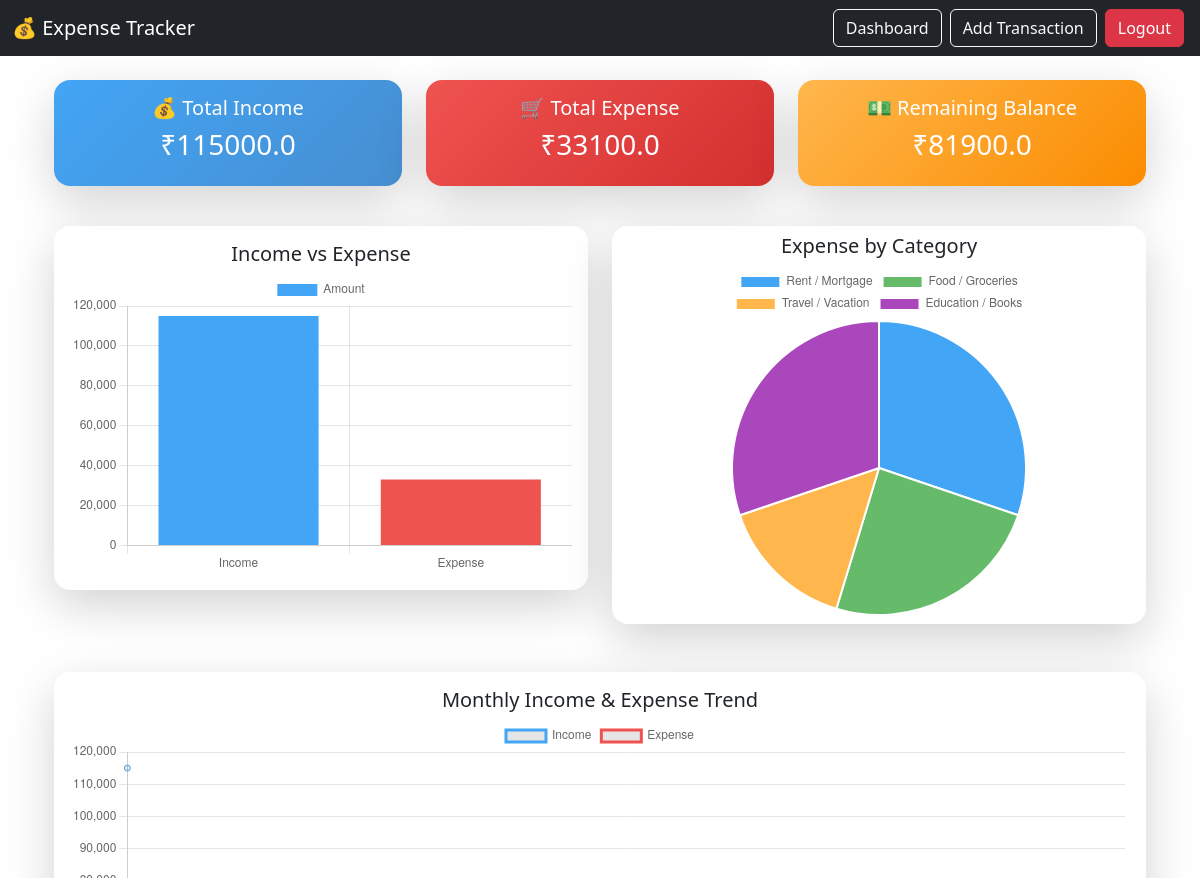
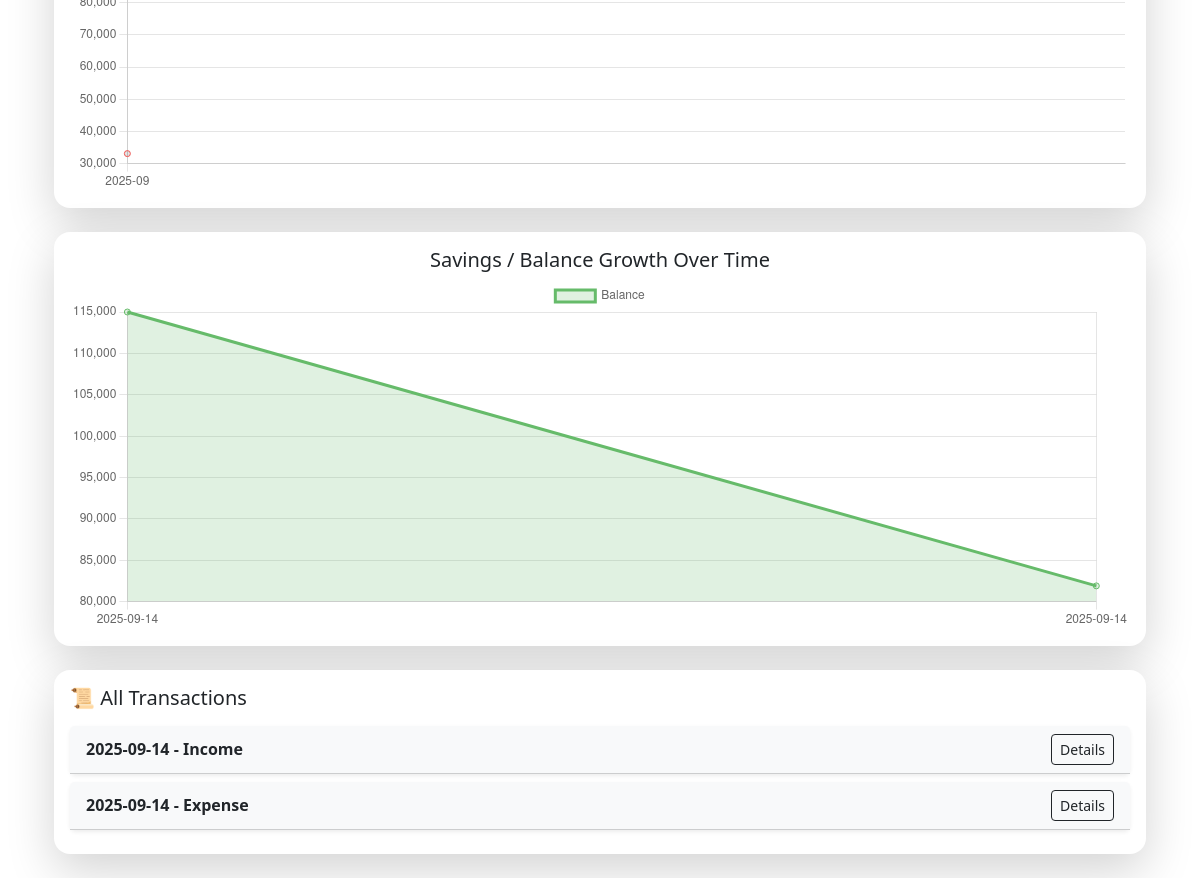
The page /dashboard (signed in) on the database its author committed (2 pictures, top to bottom).
### app.py (models this page shows)
class Transaction(db.Model):
    id = db.Column(db.Integer, primary_key=True)
    user_id = db.Column(db.Integer, db.ForeignKey('user.id'), nullable=False)
    type = db.Column(db.String(20), nullable=False)
    date = db.Column(db.DateTime, default=datetime.utcnow)
    details = db.Column(db.JSON, nullable=False)

### app.py (the view)
@app.route("/dashboard")
def dashboard():
    if "user_id" not in session:
        return redirect(url_for("login"))
    transactions = Transaction.query.filter_by(user_id=session["user_id"]).order_by(Transaction.date).all()
    total_income, total_expense = 0, 0
    category_income = defaultdict(float)
    category_expense = defaultdict(float)
    monthly_income = defaultdict(float)
    monthly_expense = defaultdict(float)
    dates_sorted = []
    balance_values = []
    cumulative_balance = 0
    for t in transactions:
        amount_sum = sum(t.details.values())
        month = t.date.strftime("%Y-%m")
        if t.type == "Income":
            total_income += amount_sum
            for cat, amt in t.details.items():
                category_income[cat] += amt
            monthly_income[month] += amount_sum
            cumulative_balance += amount_sum
        elif t.type == "Expense":
            total_expense += amount_sum
            for cat, amt in t.details.items():
                category_expense[cat] += amt
            monthly_expense[month] += amount_sum
            cumulative_balance -= amount_sum
        dates_sorted.append(t.date.strftime("%Y-%m-%d"))
        balance_values.append(cumulative_balance)
    months = sorted(set(list(monthly_income.keys()) + list(monthly_expense.keys())))
    monthly_income_list = [monthly_income.get(m, 0) for m in months]
    monthly_expense_list = [monthly_expense.get(m, 0) for m in months]
    remaining_balance = total_income - total_expense
    return render_template(
        "dashboard.html",
        total_income=total_income,
        total_expense=total_expense,
        remaining_balance=remaining_balance,
        transactions=transactions,
        category_income=dict(category_income),
        category_expense=dict(category_expense),
        months=months,
        monthly_income=monthly_income_list,
        monthly_expense=monthly_expense_list,
        dates_sorted=dates_sorted,
        balance_values=balance_values
    )

### templates/dashboard.html (shortened to what this page needs)
{% extends "base.html" %}
{% block content %}
<div class="container mt-4">
  <div class="row text-center mb-4">
    <div class="col-md-4 mb-3">
      <div class="card shadow-lg border-0 rounded-4 text-white summary-card"
           style="background: linear-gradient(135deg, #42a5f5, #478ed1);">
        <div class="card-body">
          <h5>💰 Total Income</h5>
          <h3>₹{{ total_income }}</h3>
        </div>
      </div>
    </div>
    <div class="col-md-4 mb-3">
      <div class="card shadow-lg border-0 rounded-4 text-white summary-card"
           style="background: linear-gradient(135deg, #ef5350, #d32f2f);">
        <div class="card-body">
          <h5>🛒 Total Expense</h5>
          <h3>₹{{ total_expense }}</h3>
        </div>
      </div>
    </div>
    <div class="col-md-4 mb-3">
      <div class="card shadow-lg border-0 rounded-4 text-white summary-card"
           style="background: linear-gradient(135deg, #ffb74d, #fb8c00);">
        <div class="card-body">
          <h5>💵 Remaining Balance</h5>
          <h3>₹{{ remaining_balance }}</h3>
        </div>
      </div>
    </div>
  </div>
  <div class="row mb-4">
    <div class="col-lg-6 mb-4">
      <div class="card shadow-lg border-0 rounded-4 p-3">
        <h5 class="text-center">Income vs Expense</h5>
        <canvas id="barChart" height="300"></canvas>
      </div>
    </div>
    <div class="col-lg-6 mb-4">
      <div class="card shadow-lg border-0 rounded-4 p-2 text-center">
        <h5 class="text-center">Expense by Category</h5>
        <div class="d-flex justify-content-center">
          <div style="width:350px; height:350px;">
            <canvas id="pieChart"></canvas>
          </div>
        </div>
      </div>
    </div>
  </div>
  <div class="row mb-4">
    <div class="col-12 mb-4">
      <div class="card shadow-lg border-0 rounded-4 p-3">
        <h5 class="text-center">Monthly Income & Expense Trend</h5>
        <canvas id="lineChart" height="350"></canvas>
      </div>
    </div>
    <div class="col-12">
      <div class="card shadow-lg border-0 rounded-4 p-3">
        <h5 class="text-center">Savings / Balance Growth Over Time</h5>
        <canvas id="balanceChart" height="350"></canvas>
      </div>
    </div>
  </div>
  <div class="card shadow-lg border-0 rounded-4 p-3 mb-4">
    <h5 class="mb-3">📜 All Transactions</h5>
    {% for t in transactions %}
      <div class="card mb-2 border-0 shadow-sm">
        <div class="card-header bg-light d-flex justify-content-between align-items-center">
          <strong>{{ t.date.strftime('%Y-%m-%d') }} - {{ t.type }}</strong>
          <button class="btn btn-sm btn-outline-dark" type="button"
                  data-bs-toggle="collapse" data-bs-target="#details{{ t.id }}">
            Details
          </button>
        </div>
      </div>
    {% endfor %}
  </div>
</div>
<script>
  // Income vs Expense Bar Chart
  new Chart(document.getElementById('barChart'), {
    type: 'bar',
    data: {
      labels: ['Income', 'Expense'],
      datasets: [{
        label: 'Amount',
        data: [{{ total_income }}, {{ total_expense }}],
        backgroundColor: ['#42a5f5', '#ef5350']
      }]
    },
    options: { responsive: true }
  });
  // Expense by Category Pie Chart (Smaller)
  new Chart(document.getElementById('pieChart'), {
    type: 'pie',
    data: {
      labels: {{ category_expense.keys() | list | safe }},
      datasets: [{
        data: {{ category_expense.values() | list | safe }},
        backgroundColor: ['#42a5f5','#66bb6a','#ffb74d','#ab47bc','#26c6da','#ec407a','#8d6e63']
      }]
    },
    options: {
      responsive: true,
      maintainAspectRatio: false
    }
  });
  // Monthly Income & Expense Trend
  new Chart(document.getElementById('lineChart'), {
    type: 'line',
    data: {
      labels: {{ months | safe }},
      datasets: [
        { label: 'Income', data: {{ monthly_income | safe }}, borderColor: '#42a5f5', fill: false, tension: 0.3 },
        { label: 'Expense', data: {{ monthly_expense | safe }}, borderColor: '#ef5350', fill: false, tension: 0.3 }
      ]
    },
    options: { responsive: true }
  });
  // Savings / Balance Growth
  new Chart(document.getElementById('balanceChart'), {
    type: 'line',
    data: {
      labels: {{ dates_sorted | safe }},
      datasets: [{
        label: 'Balance',
        data: {{ balance_values | safe }},
        backgroundColor: 'rgba(102,187,106,0.2)',
        borderColor: '#66bb6a',
        fill: true,
        tension: 0.3
      }]
    },
    options: { responsive: true }
  });
</script>
{% endblock %}

### templates/base.html (shortened to what this page needs)
<!DOCTYPE html>
<html lang="en">
<head>
  <link rel="stylesheet" href="https://cdn.jsdelivr.net/npm/bootstrap@5.3.2/dist/css/bootstrap.min.css">
</head>
<body>
  <nav class="navbar navbar-expand-lg navbar-dark bg-dark">
    <div class="container-fluid">
      <a class="navbar-brand" href="{{ url_for('index') }}">💰 Expense Tracker</a>
      <div class="d-flex">
        {% if 'user_id' in session %}
          <a class="btn btn-outline-light mx-1" href="{{ url_for('dashboard') }}">Dashboard</a>
          <a class="btn btn-outline-light mx-1" href="{{ url_for('add_transaction') }}">Add Transaction</a>
          <a class="btn btn-danger mx-1" href="{{ url_for('logout') }}">Logout</a>
        {% else %}
          <a class="btn btn-success mx-1" href="{{ url_for('login') }}">Login</a>
          <a class="btn btn-warning mx-1" href="{{ url_for('register') }}">Register</a>
        {% endif %}
      </div>
    </div>
  </nav>
  <div class="container mt-4">
    {% block content %}{% endblock %}
  </div>
</body>
</html>

### templates/dashboard.html (style rules this page uses)
.summary-card { transition: transform 0.2s ease-in-out; }

### rows shown on the page
Transaction: date "2025-09-14", type "Income"
Transaction: date "2025-09-14", type "Expense"

### other values the page prints
{{ total_income }} "115000.0"
{{ total_expense }} "33100.0"
{{ remaining_balance }} "81900.0"
chart data {{ total_income }} 115000.0
chart data {{ total_expense }} 33100.0
chart data {{ category_expense.values() | list | safe }} [10000.0, 8100.0, 5000.0, 10000.0]
